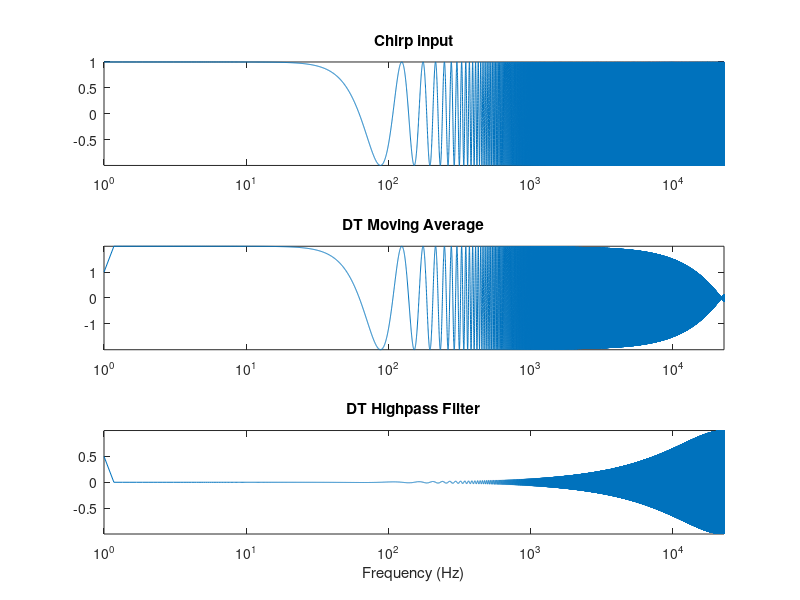

This figure's MATLAB source: (Note: this script raises an error after producing the figure.)
%% Signals and Systems Case Study 1: Audio Equalizer
%% Introduction
% * Authors:                  Will Burgess, Leela Srinivas, Mack La Rosa
% * Class:                    ESE 351
% * Date:                     Created 2/20/2024, Last Edited 
% * With contributions from:  
%% Initialization
close all
Fs = 44.1e3; %44.1 kHz Audio Sampling Frequency

disp("leela says hi");

%% Task 1: Design Variable Amplification for 5 Band Frequencies
% Here we will construct the set of linear systems
%% Task 1: Initialize R and C values for desired cutoff frequencies
C = 10e-6; % Consider resistance will be constant at 10uF, R will change to alter cutoff freq
% Create a vector of R values for Lo and Hi respectively
R_Lo = zeros(5,1);
R_Hi = zeros(5,1);
% Band 1: 60Hz
cutoff_Lo = 1;
R_Hi(1) = 1/(2*pi*C*cutoff_Lo);

cutoff_Hi = 119;
R_Lo(1) = 1/(2*pi*C*cutoff_Hi);

%Band 2: 230Hz
cutoff_Lo = 119;
R_Hi(2) = 1/(2*pi*C*cutoff_Lo);

cutoff_Hi = 341;
R_Lo(2) = 1/(2*pi*C*cutoff_Hi);

%Band 3: 910Hz
cutoff_Lo = 341;
R_Hi(3) = 1/(2*pi*C*cutoff_Lo);

cutoff_Hi = 1479;
R_Lo(3) = 1/(2*pi*C*cutoff_Hi);

%Band 4: 3kHz
cutoff_Lo = 1479;
R_Hi(4) = 1/(2*pi*C*cutoff_Lo);

cutoff_Hi = 4521;
R_Lo(4) = 1/(2*pi*C*cutoff_Hi);

%band 5: 14kHz
cutoff_Lo = 4521;
R_Hi(5) = 1/(2*pi*C*cutoff_Lo);

cutoff_Hi = 23479;
R_Lo(5) = 1/(2*pi*C*cutoff_Hi);

%% Task 1: Initialize a and b Coefficients for lsim of bands

%Lowpass Filter Coefficients
a_Lo = zeros(5, 2);
a_Lo(:,1) = 1;
a_Lo(:,2) = 1./(C.*R_Lo);
b_Lo = 1./(C.*R_Lo);

%HighPass Filter Coefficients
a_Hi = zeros(5, 1);
a_Hi(:,1) = 1;
a_Hi(:,2) = 1./(C.*R_Lo);
b_Hi = zeros(5, 1);
b_Hi(:,1) = 1;

%% Import Chirp

fs = 44.1e3; % sampling frequency
dT = 1/fs; % sampling period
t = 0:dT:3; % time vector
fmin = 1; fmax = 23e3; % 10000; % min and max frequencies for chirp
fchirp = (fmax-fmin).*t/max(t)+fmin; % chirp instantaneous frequency
xchirp = cos(2*pi*fchirp/2.*t); % chirp signal
% xchirp = chirp(t,fmin,max(t),fmax,'logarithmic'); % use of Matlab chirp with logarithmic frequency variation
% sound(xchirp,fs)
ychirpHPF = filter(.5*[1 -1],1,xchirp);
ychirpMA = filter(ones(2,1),1,xchirp);
% visualization - log-frequency linear-amplitude
figure, subplot(3,1,1), plot(fchirp,xchirp); title('Chirp input')
subplot(3,1,2), plot(fchirp,(ychirpMA)); title('DT Moving Average')
subplot(3,1,3), plot(fchirp,(ychirpHPF)); title('DT Highpass Filter'), xlabel('Frequency (Hz)')
% to visualize with log or linear scale for frequency or amplitude, use this code accordingly
for i = 1:3, subplot(3,1,i), set(gca,'XScale','log'), set(gca,'YScale','linear'), axis tight, end
%% Task 1: 
output = xchirp;
bode_range = logspace(1, 4, length(fchirp));
outputSum = zeros(length(fchirp), 1);
for i = 1:5
output_filter = lsim(b_Lo(i,:),a_Lo(i,:), output,fchirp);
output_filter = lsim(b_Hi(i,:),a_Hi(i,:), output_filter,fchirp);
outputSum = outputSum + output_filter;
end
figure, plot(outputSum)
xscale log;
%% Read All Audio Files

%Import Blue in Green with Siren
[sound_BGS] = audioread('Blue in Green with Siren.wav','native');
sound_BGS = sound_BGS(:,1);

%Import Giant Steps Bass Cut
[sound_GSBC] = audioread('Giant Steps Bass Cut.wav','native');
sound_GSBC = sound_GSBC(:,1);

%Import piano_noisy
[sound_PN] = audioread('piano_noisy.wav','native');
sound_PN = sound_PN(:,1);

%Import roosevelt_noisy
[sound_RN] = audioread('roosevelt_noisy.wav','native');
sound_RN = sound_RN(:,1);

%Import Space Staion - Treble Cut
[sound_SS] = audioread('Space Station - Treble Cut.wav','native');
sound_SS = sound_SS(:,1);

%Import violin_w_siren
[sound_VS] = audioread('violin_w_siren.wav','native');
sound_VS = sound_VS(:,1);